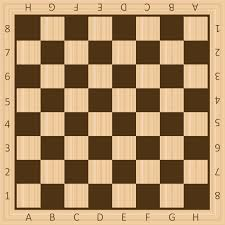
#> input picture Feature_matching/chessboard.jpg, 225 x 225 px
$ python feature_detectors_enhanced.py
#> lines starting #> are read from the running program, lines starting #| are printed output that depends on the picture; after the words box and inside, x2 and y2 are one past the last pixel; in counts of white or black regions, pixels touching at a corner belong together
"""
FEATURE DETECTORS: Harris Corner Detector & FAST Detector
==========================================================

Educational implementation with detailed line-by-line comments for learning.
Demonstrates both classic algorithms from scratch using NumPy.

Author: Computer Vision Learning Module
Date: 2026
Purpose: Educational understanding of corner detection algorithms
"""

import numpy as np
import cv2
import matplotlib.pyplot as plt
from scipy.ndimage import sobel, gaussian_filter, maximum_filter
import time


# =============================================================================
#                      HARRIS CORNER DETECTOR
#                    (Classic Implementation from Scratch)
# =============================================================================

class HarrisDetectorEducational:
    """
    Harris Corner Detection algorithm implemented from scratch.

    Mathematical Foundation:
    ========================
    The Harris detector analyzes the local auto-correlation function to find corners.

    1. Compute gradients: Ix, Iy using Sobel operator
    2. Form structure tensor M at each pixel:
       M = [Σ(Ix²)    Σ(Ix·Iy)]
           [Σ(Ix·Iy)  Σ(Iy²)  ]
    3. Compute corner response: R = det(M) - k·trace(M)²
    4. Find local maxima and threshold

    Interpretation:
    ===============
    - R >> 0:  Corner (large eigenvalues)
    - R ~ 0:   Edge or flat region
    - R << 0:  Edge (negative eigenvalue)
    """

    def __init__(self, block_size=3, k=0.04, sigma=1.0):
        """
        Initialize Harris detector parameters.

        Args:
            block_size (int): Window size for structure tensor computation (3, 5, 7, ...)
            k (float): Harris constant, typically 0.04-0.06
                      Controls sensitivity to cornerness vs edgeness
            sigma (float): Gaussian smoothing parameter for noise reduction
        """
        self.block_size = block_size
        self.k = k
        self.sigma = sigma

    def detect(self, gray_img, threshold_ratio=0.01, nms_radius=1):
        """
        Detect corners in grayscale image.

        Args:
            gray_img (np.ndarray): Input grayscale image (float32 recommended)
            threshold_ratio (float): Corners = R > threshold_ratio × max(R)
            nms_radius (int): Non-maximum suppression radius (1, 2, 3, ...)

        Returns:
            np.ndarray: Corners as (N, 2) array of [y, x] coordinates
        """

        # ─────────────────────────────────────────────────────────────────
        # STEP 1: Compute Gradients Using Sobel Operator
        # ─────────────────────────────────────────────────────────────────
        # The Sobel operator computes approximate derivatives
        # Ix = ∂I/∂x (horizontal changes) → detects vertical edges
        # Iy = ∂I/∂y (vertical changes)   → detects horizontal edges

        Ix = sobel(gray_img, axis=1, mode='constant')  # Horizontal gradient
        Iy = sobel(gray_img, axis=0, mode='constant')  # Vertical gradient

        # ─────────────────────────────────────────────────────────────────
        # STEP 2: Compute Products of Gradients (Components of M)
        # ─────────────────────────────────────────────────────────────────
        # These will be summed over neighborhoods to create structure tensor
        # Ixx = (∂I/∂x)²  : Square of horizontal gradient
        # Iyy = (∂I/∂y)²  : Square of vertical gradient
        # Ixy = (∂I/∂x)·(∂I/∂y) : Cross product of gradients

        Ixx = Ix * Ix  # Element-wise squaring
        Iyy = Iy * Iy
        Ixy = Ix * Iy

        # ─────────────────────────────────────────────────────────────────
        # STEP 3: Gaussian Smoothing
        # ─────────────────────────────────────────────────────────────────
        # Reduces noise and creates smoother response map
        # σ controls the smoothing strength
        #   σ small: Noisy response, responsive to texture
        #   σ large: Smooth response, less responsive

        Ixx_smooth = gaussian_filter(Ixx, sigma=self.sigma)
        Iyy_smooth = gaussian_filter(Iyy, sigma=self.sigma)
        Ixy_smooth = gaussian_filter(Ixy, sigma=self.sigma)

        # ─────────────────────────────────────────────────────────────────
        # STEP 4: Compute Harris Response
        # ─────────────────────────────────────────────────────────────────
        # At each pixel, construct structure tensor M and compute R
        # R = det(M) - k·trace(M)²
        #   = (λ₁·λ₂) - k·(λ₁ + λ₂)²
        # where λ₁, λ₂ are eigenvalues of M
        #
        # Eigenvalue interpretation:
        #   λ₁, λ₂ both large → R > 0, R is large → CORNER
        #   One large, one small → R < 0 → EDGE
        #   Both small → R ~ 0 → FLAT REGION

        det_M = Ixx_smooth * Iyy_smooth - Ixy_smooth * Ixy_smooth  # λ₁·λ₂
        trace_M = Ixx_smooth + Iyy_smooth                           # λ₁ + λ₂
        response = det_M - self.k * (trace_M ** 2)                  # Harris measure

        # ─────────────────────────────────────────────────────────────────
        # STEP 5: Thresholding
        # ─────────────────────────────────────────────────────────────────
        # Keep only pixels with strong corner response
        # Using relative threshold: threshold = ratio × max(response)
        # This adapts automatically to image brightness

        max_response = np.max(response)
        threshold = threshold_ratio * max_response
        corner_mask = response > threshold

        # ─────────────────────────────────────────────────────────────────
        # STEP 6: Non-Maximum Suppression (NMS)
        # ─────────────────────────────────────────────────────────────────
        # Remove duplicate corners that are close together
        # Keep only local maxima within a radius
        #
        # Why? Harris response peaks at true corner locations, but due to
        # smoothing, we might get multiple high responses in the same region

        if nms_radius > 0:
            # Create circular footprint for maximum filtering
            size = 2 * nms_radius + 1
            footprint = np.ones((size, size), dtype=bool)

            # Find local maxima
            local_max = maximum_filter(response, footprint=footprint) == response
            nms_mask = corner_mask & local_max
        else:
            nms_mask = corner_mask

        # ─────────────────────────────────────────────────────────────────
        # STEP 7: Extract Corner Coordinates
        # ─────────────────────────────────────────────────────────────────
        # Convert boolean mask to list of corner positions

        corners_y, corners_x = np.where(nms_mask)
        corners = np.column_stack([corners_y, corners_x])

        # ─────────────────────────────────────────────────────────────────
        # STEP 8: Sort by Response Strength (Strongest First)
        # ─────────────────────────────────────────────────────────────────
        # Higher response = stronger, more reliable corner

        if len(corners) > 0:
            response_values = response[corners_y, corners_x]
            sorted_indices = np.argsort(-response_values)  # Descending order
            corners = corners[sorted_indices]

        return corners, response


# =============================================================================
#                           FAST DETECTOR
#                     (Classic Implementation from Scratch)
# =============================================================================

class FASTDetectorEducational:
    """
    FAST (Features from Accelerated Segment Test) Corner Detector.

    Why "FAST"?
    ===========
    1. Segment Test: Only compares pixel intensities (no gradients)
    2. Accelerated: Uses decision tree to quickly reject non-corners
    3. Fast implementation: Minimal computation per pixel

    Algorithm Concept:
    ==================
    For each pixel p:
    1. Draw circle of 16 pixels at radius 3 around p
    2. Select a threshold t (e.g., t=25)
    3. If N (typically 9-12) consecutive pixels are:
       - ALL brighter than p+t, OR
       - ALL darker than p-t
       Then p is a CORNER

    Advantages:
    - Much faster than Harris (no gradients!)
    - Works well for real-time processing
    - Binary decision makes it very efficient

    Disadvantages:
    - Less robust to noise than Harris
    - No corner strength/quality measure (binary)
    - Threshold tuning required
    """

    def __init__(self, threshold=30, n_consecutive=12):
        """
        Initialize FAST detector parameters.

        Args:
            threshold (int): Intensity difference to consider pixel brighter/darker
                           Higher = fewer corners, Lower = more corners
            n_consecutive (int): Min consecutive pixels in circle (9, 12, or 16)
                               9: Faster, less selective
                               12: Balanced
                               16: Most selective
        """
        self.threshold = threshold
        self.n_consecutive = n_consecutive

        # Define Bresenham circle (radius=3, 16 pixels)
        # These are the pixel offsets relative to center
        self.circle = np.array([
            (0, 3),   (1, 3),   (2, 2),   (3, 1),
            (3, 0),   (3, -1),  (2, -2),  (1, -3),
            (0, -3),  (-1, -3), (-2, -2), (-3, -1),
            (-3, 0),  (-3, 1),  (-2, 2),  (-1, 3)
        ])

    def detect(self, gray_img):
        """
        Detect corners using FAST algorithm.

        Args:
            gray_img (np.ndarray): Input grayscale image (uint8 or float)

        Returns:
            np.ndarray: Corners as (N, 2) array of [y, x] coordinates
        """

        if gray_img.dtype != np.uint8:
            gray_img = (gray_img * 255).astype(np.uint8)

        height, width = gray_img.shape
        corners = []

        # ─────────────────────────────────────────────────────────────────
        # Iterate over all interior pixels (radius=3, so skip 3 pixels)
        # ─────────────────────────────────────────────────────────────────

        for y in range(3, height - 3):
            for x in range(3, width - 3):
                # Get center pixel value
                center = int(gray_img[y, x])
                threshold_high = center + self.threshold  # Brighter threshold
                threshold_low = center - self.threshold   # Darker threshold

                # ───────────────────────────────────────────────────────
                # Test corner criterion: N consecutive pixels brighter/darker
                # ───────────────────────────────────────────────────────

                is_corner = False

                # Sample circle pixels
                circle_values = []
                for dx, dy in self.circle:
                    pixel = int(gray_img[y + dy, x + dx])
                    circle_values.append(pixel)

                # Extend to check wraparound (circular list)
                circle_values = circle_values + circle_values[:self.n_consecutive]

                # Check for N consecutive brighter pixels
                for i in range(len(self.circle)):
                    if all(p > threshold_high for p in circle_values[i:i+self.n_consecutive]):
                        is_corner = True
                        break

                # Check for N consecutive darker pixels
                if not is_corner:
                    for i in range(len(self.circle)):
                        if all(p < threshold_low for p in circle_values[i:i+self.n_consecutive]):
                            is_corner = True
                            break

                if is_corner:
                    corners.append([y, x])

        return np.array(corners) if corners else np.array([]).reshape(0, 2)


# =============================================================================
#                        VISUALIZATION UTILITIES
# =============================================================================

def visualize_comparison(image_path, harris_corners, fast_corners, original_img):
    """
    Create side-by-side comparison of Harris and FAST detections.

    Args:
        image_path (str): Path to image file
        harris_corners (np.ndarray): Harris corner coordinates
        fast_corners (np.ndarray): FAST corner coordinates
        original_img (np.ndarray): Original BGR image
    """

    # Create copies for visualization
    img_harris = original_img.copy()
    img_fast = original_img.copy()
    img_both = original_img.copy()

    # Draw Harris corners (RED)
    for y, x in harris_corners:
        cv2.circle(img_harris, (int(x), int(y)), 5, (0, 0, 255), 2)  # Red
        cv2.circle(img_both, (int(x), int(y)), 5, (0, 0, 255), 2)

    # Draw FAST corners (GREEN)
    for y, x in fast_corners:
        cv2.circle(img_fast, (int(x), int(y)), 5, (0, 255, 0), 2)   # Green
        cv2.circle(img_both, (int(x), int(y)), 5, (0, 255, 0), 1)

    # Create figure
    fig, axes = plt.subplots(2, 2, figsize=(16, 12))

    # Original
    axes[0, 0].imshow(cv2.cvtColor(original_img, cv2.COLOR_BGR2RGB))
    axes[0, 0].set_title('Original Image', fontsize=14, fontweight='bold')
    axes[0, 0].axis('off')

    # Harris
    axes[0, 1].imshow(cv2.cvtColor(img_harris, cv2.COLOR_BGR2RGB))
    axes[0, 1].set_title(f'Harris Corners (n={len(harris_corners)})',
                         fontsize=14, fontweight='bold')
    axes[0, 1].axis('off')

    # FAST
    axes[1, 0].imshow(cv2.cvtColor(img_fast, cv2.COLOR_BGR2RGB))
    axes[1, 0].set_title(f'FAST Corners (n={len(fast_corners)})',
                         fontsize=14, fontweight='bold')
    axes[1, 0].axis('off')

    # Both
    axes[1, 1].imshow(cv2.cvtColor(img_both, cv2.COLOR_BGR2RGB))
    axes[1, 1].set_title(f'Comparison (Harris=Red, FAST=Green)',
                         fontsize=14, fontweight='bold')
    axes[1, 1].axis('off')

    plt.tight_layout()
    plt.show()


def print_statistics(harris_corners, fast_corners, exec_time_harris, exec_time_fast):
    """Print detection statistics and timing."""

    print("\n" + "="*70)
    print("CORNER DETECTION RESULTS")
    print("="*70)
    print(f"\n📊 HARRIS DETECTOR:")
    print(f"   Corners found:     {len(harris_corners)}")
    print(f"   Execution time:    {exec_time_harris*1000:.2f} ms")
    print(f"   Throughput:        {512*512/1e6/(exec_time_harris):.1f} MP/s")

    print(f"\n📊 FAST DETECTOR:")
    print(f"   Corners found:     {len(fast_corners)}")
    print(f"   Execution time:    {exec_time_fast*1000:.2f} ms")
    print(f"   Throughput:        {512*512/1e6/(exec_time_fast):.1f} MP/s")

    print(f"\n⚡ PERFORMANCE:")
    speedup = exec_time_harris / exec_time_fast
    print(f"   FAST is {speedup:.1f}× faster than Harris")
    print("="*70)


# =============================================================================
#                             MAIN DEMONSTRATION
# =============================================================================

def main():
    """
    Main demonstration of Harris and FAST corner detectors.
    """

    # Try to load image
    # For testing, you can use:
    # - "chessboard.jpg" - Regular pattern with clear corners
    # - "sudoku.jpg" - Checkered pattern
    # - "building.jpg" - Real-world scene

    image_paths = ["chessboard.jpg", "sudoku.jpg", "building.jpg", "road.jpg"]
    img_path = None

    for path in image_paths:
        try:
            original = cv2.imread(path)
#> original is the input picture: shape (225, 225, 3); mean B, G, R 102.8, 141.6, 173.7
            if original is not None:
                img_path = path
                break
        except:
            pass

    if img_path is None:
        print("⚠️  No test images found. Creating synthetic test image...")
        # Create synthetic image with corners
        original = np.zeros((300, 300, 3), dtype=np.uint8)
        cv2.rectangle(original, (50, 50), (150, 150), (255, 255, 255), -1)
        cv2.rectangle(original, (170, 50), (270, 150), (200, 200, 200), -1)
        cv2.circle(original, (150, 250), 40, (100, 100, 255), -1)
    else:
        print(f"✓ Loaded image: {img_path}")

    # Convert to grayscale
    gray = cv2.cvtColor(original, cv2.COLOR_BGR2GRAY).astype(np.float32)

    print(f"Image shape: {gray.shape}")
#| Image shape: (225, 225)
    print("\nRunning corner detectors...\n")

    # ─────────────────────────────────────────────────────────────────
    # HARRIS DETECTOR
    # ─────────────────────────────────────────────────────────────────

    harris_detector = HarrisDetectorEducational(block_size=3, k=0.04, sigma=1.0)

    t0 = time.time()
    harris_corners, harris_response = harris_detector.detect(gray,
                                                             threshold_ratio=0.01,
                                                             nms_radius=2)
#> in detect, `response = det_M - self.k * (trace_M ** 2)`:
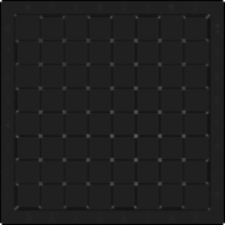
#> response: shape (225, 225) float32; min -9.31e+09, max 6.31e+10, mean -270455648; drawn with min black and max white
#> in detect, `max_response = np.max(response)`: max_response = 6.31e+10
#> in detect, `threshold = threshold_ratio * max_response`: threshold = 630539100.2
#> in detect, `corner_mask = response > threshold`:
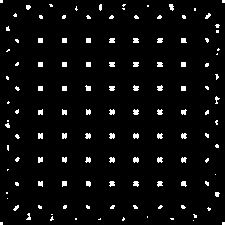
#> corner_mask: shape (225, 225) bool; 4.2% white; 124 white regions (68 under 20 px), largest, box (x1, y1, x2, y2) and area: (133, 157, 139, 163) 29, (133, 109, 139, 115) 28, (38, 133, 43, 139) 28
#> in detect, `local_max = maximum_filter(response, footprint=footprint) == response`: local_max: shape (225, 225) bool; 0.72% white in thin lines or dots
#> in detect, `nms_mask = corner_mask & local_max`: nms_mask: shape (225, 225) bool; 0.25% white in thin lines or dots
#> in detect, `corners_y, corners_x = np.where(nms_mask)`: corners_y = 125 values from 0 to 224; corners_x = 125 values, max 224 at index 1, min 0 at index 0, mean 112.6
#> in detect, `corners = np.column_stack([corners_y, corners_x])`: corners = 125 pairs, first value 0 to 224, second value 0 to 224
#> in detect, `response_values = response[corners_y, corners_x]`: response_values = 125 values, max 6.31e+10 at index 0, min 721031552 at index 122, mean 9.37e+09
#> in detect, `sorted_indices = np.argsort(-response_values)`: sorted_indices = 125 values, max 124 at index 1, min 0 at index 0, mean 62
#> harris_corners has the same summary as corners in detect
    exec_time_harris = time.time() - t0

    # ─────────────────────────────────────────────────────────────────
    # FAST DETECTOR
    # ─────────────────────────────────────────────────────────────────

    fast_detector = FASTDetectorEducational(threshold=30, n_consecutive=12)

    t0 = time.time()
    fast_corners = fast_detector.detect(gray)
#> in detect, `gray_img = (gray_img * 255).astype(np.uint8)`:
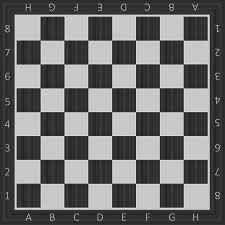
#> gray_img: shape (225, 225); min 18, max 233, mean 109.1
#> after the loop in detect, `for y in range(3, height - 3):`: corners = 280 pairs, first value 3 to 220, second value 5 to 219
#> fast_corners has the same summary as corners in detect
    exec_time_fast = time.time() - t0

    # ─────────────────────────────────────────────────────────────────
    # RESULTS
    # ─────────────────────────────────────────────────────────────────

    print_statistics(harris_corners, fast_corners, exec_time_harris, exec_time_fast)
#|    Corners found:     125
#|    Corners found:     280

    # Visualize
    visualize_comparison(img_path, harris_corners, fast_corners, original)
#> the loop in visualize_comparison, `for y, x in harris_corners:` made 125 passes
#> (y, x) on passes 1 to 12: (0, 0), (224, 224), (224, 0), (0, 224), (136, 135), (135, 160), (160, 135), (136, 111), (111, 136), (160, 160), (184, 136), (111, 111)
#> after the loop in visualize_comparison, `for y, x in harris_corners:`:
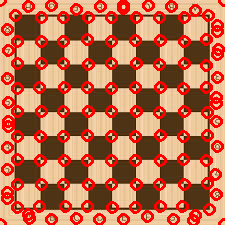
#> img_both: shape (225, 225, 3); mean B, G, R 78.9, 109.2, 188.7
#> the loop in visualize_comparison, `for y, x in fast_corners:` made 280 passes
#> (y, x) on passes 1 to 3: (3, 30), (3, 98), (3, 99)
#> after the loop in visualize_comparison, `for y, x in fast_corners:`:
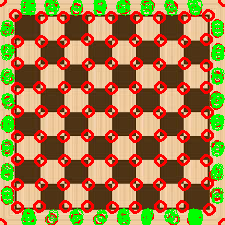
#> img_both: shape (225, 225, 3); 9.44% of pixels changed, all inside (x1, y1, x2, y2) = (0, 0, 225, 225)
#> after the loop in visualize_comparison, `for y, x in fast_corners:`:
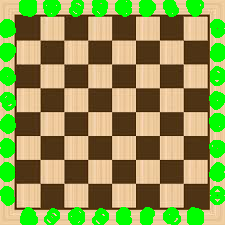
#> img_fast: shape (225, 225, 3); 14.96% of pixels changed, all inside (x1, y1, x2, y2) = (0, 0, 225, 225)
#> in visualize_comparison, `plt.show()`:
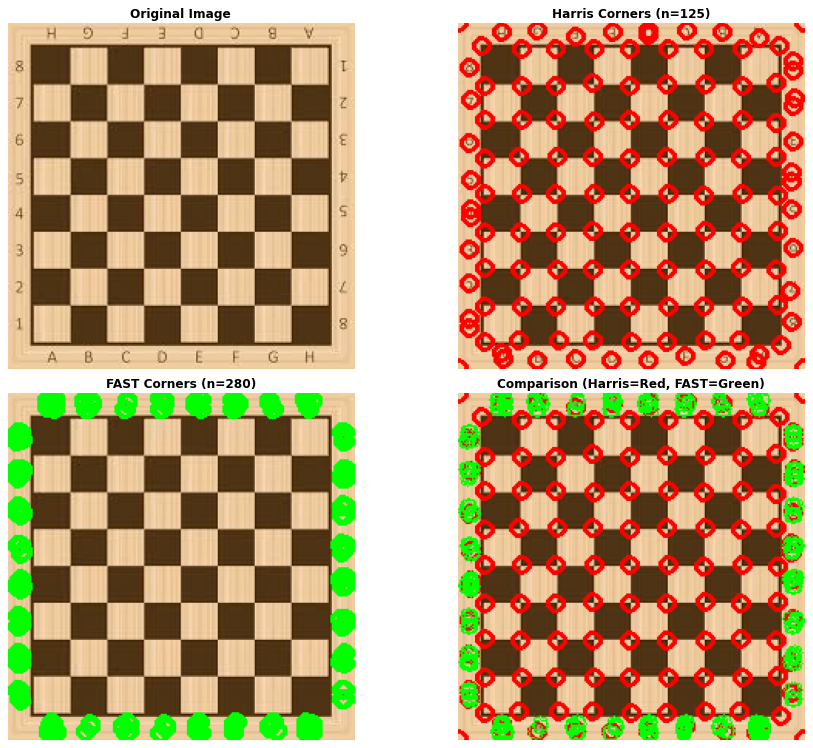
#> figure drawn by matplotlib, 4 panels


if __name__ == "__main__":
    main()
